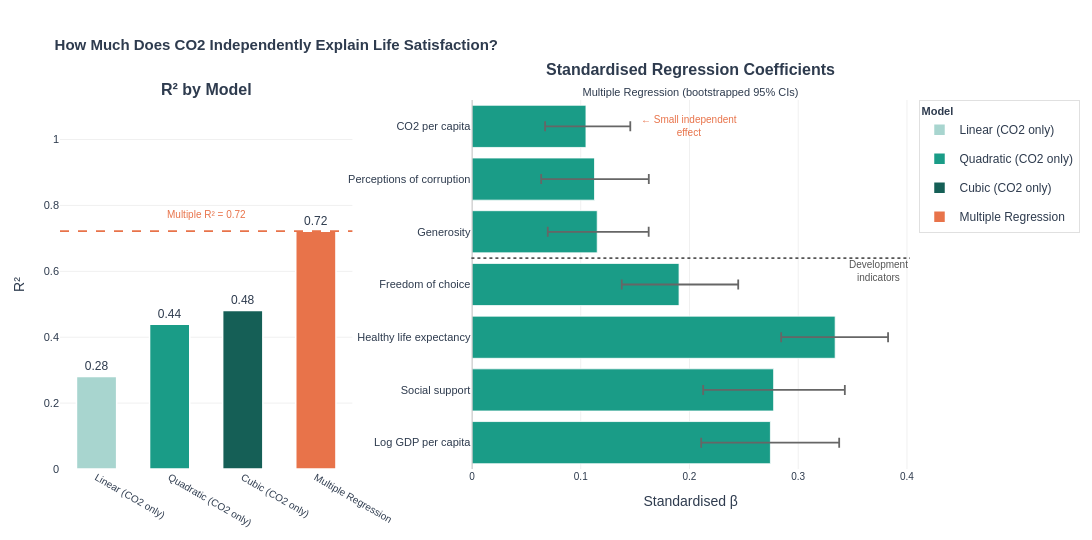

The notebook cell saved with this chart:
### Markdown cell above
#### Depreciated Version (non-interactive)

### Code cell
#import plotly.graph_objects as go
#from plotly.subplots import make_subplots

# colors
TEAL_GRAD = ['#A8D5CF', '#1A9C87', '#155F56']
CORAL = '#E8734A'
TEAL_POS = '#1A9C87'
SLATE = '#2E3B4E'

r2_vals = [r2_lin, r2_quad, r2_cub, r2_multi]
bar_colors_left = TEAL_GRAD + [CORAL]
bar_labels_left = ['Linear (CO2 only)', 'Quadratic (CO2 only)',
                    'Cubic (CO2 only)', 'Multiple Regression']
bar_colors_right = [TEAL_POS if abs(c) > 0.05 else CORAL for c in coefs]

# static fig
fig3 = make_subplots(
    rows=1, cols=2,
    subplot_titles=[
        '<b>R² by Model</b>',
        '<b>Standardised Regression Coefficients</b><br>'
        '<span style="font-size:11px">Multiple Regression (bootstrapped 95% CIs)</span>',
    ],
    column_widths=[0.40, 0.60],
    horizontal_spacing=0.14,
)

# left panel: model bars
for label, val, color in zip(bar_labels_left, r2_vals, bar_colors_left):
    fig3.add_trace(
        go.Bar(
            name=label,
            x=[label],
            y=[val],
            marker_color=color,
            marker_line=dict(color='white', width=1.5),
            text=[f'{val:.2f}'],
            textposition='outside',
            textfont=dict(size=12, color=SLATE),
            width=0.55,
            legendgroup=label,
            hovertemplate=f'<b>{label}</b><br>R² = {val:.3f}<extra></extra>',
        ),
        row=1, col=1,
    )

# Reference dashed line at multiple R^2
fig3.add_hline(
    y=r2_multi, line_dash='dash', line_color=CORAL, line_width=1.8,
    row=1, col=1,
)
fig3.add_annotation(
    xref='x', yref='y',
    x=1.5, y=r2_multi + 0.05,
    text=f'Multiple R² = {r2_multi:.2f}',
    showarrow=False,
    font=dict(size=10, color=CORAL, family='Arial'),
    row=1, col=1,
)

# right panel: coeff bars 
fig3.add_trace(
    go.Bar(
        name='Standardised β',
        x=coefs,
        y=FEATURE_LABELS,
        orientation='h',
        marker_color=bar_colors_right,
        marker_line=dict(color='white', width=0.8),
        error_x=dict(
            type='data', symmetric=False,
            array=ci_hi - coefs,
            arrayminus=coefs - ci_lo,
            color='#666', thickness=1.8, width=5,
        ),
        showlegend=False,
    ),
    row=1, col=2,
)

# right panel: decorators
fig3.add_vline(x=0, line_color='#BBBBBB', line_width=1.2, row=1, col=2)
fig3.add_hline(y=3.5, line_dash='dot', line_color='#555', line_width=1.8, row=1, col=2)

fig3.add_annotation(
    xref='x2', yref='y2',
    x=0.2, y='CO2 per capita',
    text='← Small independent<br>effect',
    showarrow=False,
    font=dict(size=10, color=CORAL, family='Arial'),
)
fig3.add_annotation(
    xref='paper', yref='y2',
    x=1.0, y=3.25,
    text='Development<br>indicators',
    showarrow=False,
    font=dict(size=10, color='#555', family='Arial'),
)

# styling
fig3.update_xaxes(showgrid=False, zeroline=False,
                  tickfont=dict(size=10), row=1, col=1)
fig3.update_yaxes(showgrid=True, gridcolor='#F0F0F0',
                  range=[0, 1.12], tickfont=dict(size=11),
                  title='R²', row=1, col=1)
fig3.update_xaxes(showgrid=True, gridcolor='#F0F0F0',
                  zeroline=False, tickfont=dict(size=10),
                  title='Standardised β', row=1, col=2)
fig3.update_yaxes(showgrid=False, tickfont=dict(size=11), row=1, col=2)

# layout
fig3.update_layout(
    title=dict(
        text='<b>How Much Does CO2 Independently Explain Life Satisfaction?</b>',
        font=dict(size=15, family='Arial', color=SLATE),
    ),
    plot_bgcolor='white',
    paper_bgcolor='white',
    font=dict(family='Arial', size=12, color=SLATE),
    height=540, width=1120,
    margin=dict(l=60, r=80, t=100, b=60),
    barmode='group',
    legend=dict(
        title=dict(text='<b>Model</b>', font=dict(size=11)),
        x=1.01, y=1,
        bgcolor='rgba(255,255,255,0.9)',
        bordercolor='#E0E0E0', borderwidth=1,
    ),
)

### Figure 1 — Plotly figure (JSON) as saved in the notebook; plotly's stock layout.template omitted (floating-point values rounded to 4 significant figures)
{"data": [{"hovertemplate": "<b>Linear (CO2 only)</b><br>R² = 0.281<extra></extra>", "legendgroup": "Linear (CO2 only)", "marker": {"color": "#A8D5CF", "line": {"color": "white", "width": 1.5}}, "name": "Linear (CO2 only)", "text": ["0.28"], "textfont": {"color": "#2E3B4E", "size": 12}, "textposition": "outside", "type": "bar", "width": 0.55, "x": ["Linear (CO2 only)"], "xaxis": "x", "y": [0.2808], "yaxis": "y"}, {"hovertemplate": "<b>Quadratic (CO2 only)</b><br>R² = 0.439<extra></extra>", "legendgroup": "Quadratic (CO2 only)", "marker": {"color": "#1A9C87", "line": {"color": "white", "width": 1.5}}, "name": "Quadratic (CO2 only)", "text": ["0.44"], "textfont": {"color": "#2E3B4E", "size": 12}, "textposition": "outside", "type": "bar", "width": 0.55, "x": ["Quadratic (CO2 only)"], "xaxis": "x", "y": [0.4394], "yaxis": "y"}, {"hovertemplate": "<b>Cubic (CO2 only)</b><br>R² = 0.481<extra></extra>", "legendgroup": "Cubic (CO2 only)", "marker": {"color": "#155F56", "line": {"color": "white", "width": 1.5}}, "name": "Cubic (CO2 only)", "text": ["0.48"], "textfont": {"color": "#2E3B4E", "size": 12}, "textposition": "outside", "type": "bar", "width": 0.55, "x": ["Cubic (CO2 only)"], "xaxis": "x", "y": [0.4812], "yaxis": "y"}, {"hovertemplate": "<b>Multiple Regression</b><br>R² = 0.722<extra></extra>", "legendgroup": "Multiple Regression", "marker": {"color": "#E8734A", "line": {"color": "white", "width": 1.5}}, "name": "Multiple Regression", "text": ["0.72"], "textfont": {"color": "#2E3B4E", "size": 12}, "textposition": "outside", "type": "bar", "width": 0.55, "x": ["Multiple Regression"], "xaxis": "x", "y": [0.7217], "yaxis": "y"}, {"error_x": {"array": [0.06326, 0.06545, 0.04866, 0.05441, 0.04731, 0.04992, 0.04076], "arrayminus": [0.06363, 0.06482, 0.04962, 0.0527, 0.04552, 0.04906, 0.03757], "color": "#666", "symmetric": false, "thickness": 1.8, "type": "data", "width": 5}, "marker": {"color": ["#1A9C87", "#1A9C87", "#1A9C87", "#1A9C87", "#1A9C87", "#1A9C87", "#1A9C87"], "line": {"color": "white", "width": 0.8}}, "name": "Standardised β", "orientation": "h", "showlegend": false, "type": "bar", "x": [0.2744, 0.2774, 0.334, 0.1904, 0.1152, 0.1127, 0.1048], "xaxis": "x2", "y": ["Log GDP per capita", "Social support", "Healthy life expectancy", "Freedom of choice", "Generosity", "Perceptions of corruption", "CO2 per capita"], "yaxis": "y2"}], "layout": {"annotations": [{"font": {"size": 16}, "showarrow": false, "text": "<b>R² by Model</b>", "x": 0.172, "xanchor": "center", "xref": "paper", "y": 1, "yanchor": "bottom", "yref": "paper"}, {"font": {"size": 16}, "showarrow": false, "text": "<b>Standardised Regression Coefficients</b><br><span style=\"font-size:11px\">Multiple Regression (bootstrapped 95% CIs)</span>", "x": 0.742, "xanchor": "center", "xref": "paper", "y": 1, "yanchor": "bottom", "yref": "paper"}, {"font": {"color": "#E8734A", "family": "Arial", "size": 10}, "showarrow": false, "text": "Multiple R² = 0.72", "x": 1.5, "xref": "x", "y": 0.7717, "yref": "y"}, {"font": {"color": "#E8734A", "family": "Arial", "size": 10}, "showarrow": false, "text": "← Small independent<br>effect", "x": 0.2, "xref": "x2", "y": "CO2 per capita", "yref": "y2"}, {"font": {"color": "#555", "family": "Arial", "size": 10}, "showarrow": false, "text": "Development<br>indicators", "x": 1, "xref": "paper", "y": 3.25, "yref": "y2"}], "barmode": "group", "font": {"color": "#2E3B4E", "family": "Arial", "size": 12}, "height": 540, "legend": {"bgcolor": "rgba(255,255,255,0.9)", "bordercolor": "#E0E0E0", "borderwidth": 1, "title": {"font": {"size": 11}, "text": "<b>Model</b>"}, "x": 1.01, "y": 1}, "margin": {"b": 60, "l": 60, "r": 80, "t": 100}, "paper_bgcolor": "white", "plot_bgcolor": "white", "shapes": [{"line": {"color": "#E8734A", "dash": "dash", "width": 1.8}, "type": "line", "x0": 0, "x1": 1, "xref": "x domain", "y0": 0.7217, "y1": 0.7217, "yref": "y"}, {"line": {"color": "#BBBBBB", "width": 1.2}, "type": "line", "x0": 0, "x1": 0, "xref": "x2", "y0": 0, "y1": 1, "yref": "y2 domain"}, {"line": {"color": "#555", "dash": "dot", "width": 1.8}, "type": "line", "x0": 0, "x1": 1, "xref": "x2 domain", "y0": 3.5, "y1": 3.5, "yref": "y2"}], "title": {"font": {"color": "#2E3B4E", "family": "Arial", "size": 15}, "text": "<b>How Much Does CO2 Independently Explain Life Satisfaction?</b>"}, "width": 1120, "xaxis": {"anchor": "y", "domain": [0, 0.344], "showgrid": false, "tickfont": {"size": 10}, "zeroline": false}, "xaxis2": {"anchor": "y2", "domain": [0.484, 1], "gridcolor": "#F0F0F0", "showgrid": true, "tickfont": {"size": 10}, "title": {"text": "Standardised β"}, "zeroline": false}, "yaxis": {"anchor": "x", "domain": [0, 1], "gridcolor": "#F0F0F0", "range": [0, 1.12], "showgrid": true, "tickfont": {"size": 11}, "title": {"text": "R²"}}, "yaxis2": {"anchor": "x2", "domain": [0, 1], "showgrid": false, "tickfont": {"size": 11}}}}
